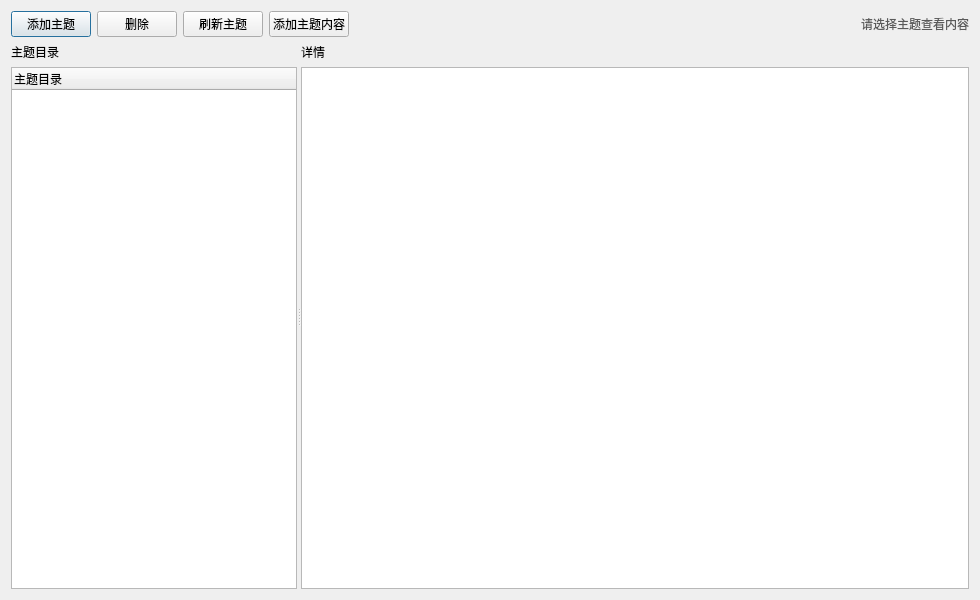
<?xml version="1.0" encoding="UTF-8"?>
<ui version="4.0">
 <class>ThemeManagerDialog</class>
 <widget class="QDialog" name="ThemeManagerDialog">
  <property name="geometry">
   <rect>
    <x>0</x>
    <y>0</y>
    <width>980</width>
    <height>600</height>
   </rect>
  </property>
  <property name="windowTitle">
   <string>主题管理</string>
  </property>
  <layout class="QVBoxLayout" name="mainLayout">
   <item>
    <layout class="QHBoxLayout" name="topBtnLayout">
     <item>
      <widget class="QPushButton" name="mAddThemeBtn">
       <property name="sizePolicy">
        <sizepolicy hsizetype="Preferred" vsizetype="Fixed">
         <horstretch>0</horstretch>
         <verstretch>0</verstretch>
        </sizepolicy>
       </property>
       <property name="text">
        <string>添加主题</string>
       </property>
      </widget>
     </item>
     <item>
      <widget class="QPushButton" name="mDeleteThemeBtn">
       <property name="sizePolicy">
        <sizepolicy hsizetype="Preferred" vsizetype="Fixed">
         <horstretch>0</horstretch>
         <verstretch>0</verstretch>
        </sizepolicy>
       </property>
       <property name="text">
        <string>删除</string>
       </property>
      </widget>
     </item>
     <item>
      <widget class="QPushButton" name="mRefreshBtn">
       <property name="sizePolicy">
        <sizepolicy hsizetype="Preferred" vsizetype="Fixed">
         <horstretch>0</horstretch>
         <verstretch>0</verstretch>
        </sizepolicy>
       </property>
       <property name="text">
        <string>刷新主题</string>
       </property>
      </widget>
     </item>
     <item>
      <widget class="QPushButton" name="mAddContentBtn">
       <property name="sizePolicy">
        <sizepolicy hsizetype="Preferred" vsizetype="Fixed">
         <horstretch>0</horstretch>
         <verstretch>0</verstretch>
        </sizepolicy>
       </property>
       <property name="text">
        <string>添加主题内容</string>
       </property>
      </widget>
     </item>
     <item>
      <spacer name="horizontalSpacer">
       <property name="orientation">
        <enum>Qt::Horizontal</enum>
       </property>
       <property name="sizeHint" stdset="0">
        <size>
         <width>40</width>
         <height>20</height>
        </size>
       </property>
      </spacer>
     </item>
     <item>
      <widget class="QLabel" name="mStatusLabel">
       <property name="sizePolicy">
        <sizepolicy hsizetype="Preferred" vsizetype="Fixed">
         <horstretch>0</horstretch>
         <verstretch>0</verstretch>
        </sizepolicy>
       </property>
       <property name="text">
        <string>请选择主题查看内容</string>
       </property>
       <property name="alignment">
        <set>Qt::AlignLeading|Qt::AlignLeft|Qt::AlignVCenter</set>
       </property>
       <property name="styleSheet">
        <string notr="true">color: rgb(90, 90, 90);</string>
       </property>
      </widget>
     </item>
    </layout>
   </item>
   <item>
    <widget class="QSplitter" name="mSplitter">
     <property name="orientation">
      <enum>Qt::Horizontal</enum>
     </property>
     <widget class="QWidget" name="themeTreePane">
      <property name="sizePolicy">
       <sizepolicy hsizetype="Preferred" vsizetype="Preferred">
        <horstretch>3</horstretch>
        <verstretch>0</verstretch>
       </sizepolicy>
      </property>
      <layout class="QVBoxLayout" name="themeTreeLayout">
       <item>
        <widget class="QLabel" name="themeTreeTitle">
         <property name="text">
          <string>主题目录</string>
         </property>
        </widget>
       </item>
       <item>
        <widget class="QTreeWidget" name="mThemeTree">
         <property name="font">
          <font>
           <family>微软雅黑</family>
           <pointsize>9</pointsize>
          </font>
         </property>
         <column>
          <property name="text">
           <string notr="true">主题目录</string>
          </property>
         </column>
        </widget>
       </item>
      </layout>
     </widget>
     <widget class="QWidget" name="detailPane">
      <property name="sizePolicy">
       <sizepolicy hsizetype="Preferred" vsizetype="Preferred">
        <horstretch>7</horstretch>
        <verstretch>0</verstretch>
       </sizepolicy>
      </property>
      <layout class="QVBoxLayout" name="detailLayout">
       <item>
        <widget class="QLabel" name="detailTitle">
         <property name="text">
          <string>详情</string>
         </property>
        </widget>
       </item>
       <item>
        <widget class="QTextBrowser" name="mDetailBrowser">
         <property name="font">
          <font>
           <family>微软雅黑</family>
           <pointsize>9</pointsize>
          </font>
         </property>
         <property name="openExternalLinks">
          <bool>false</bool>
         </property>
        </widget>
       </item>
      </layout>
     </widget>
    </widget>
   </item>
  </layout>
 </widget>
 <resources/>
 <connections/>
</ui>
